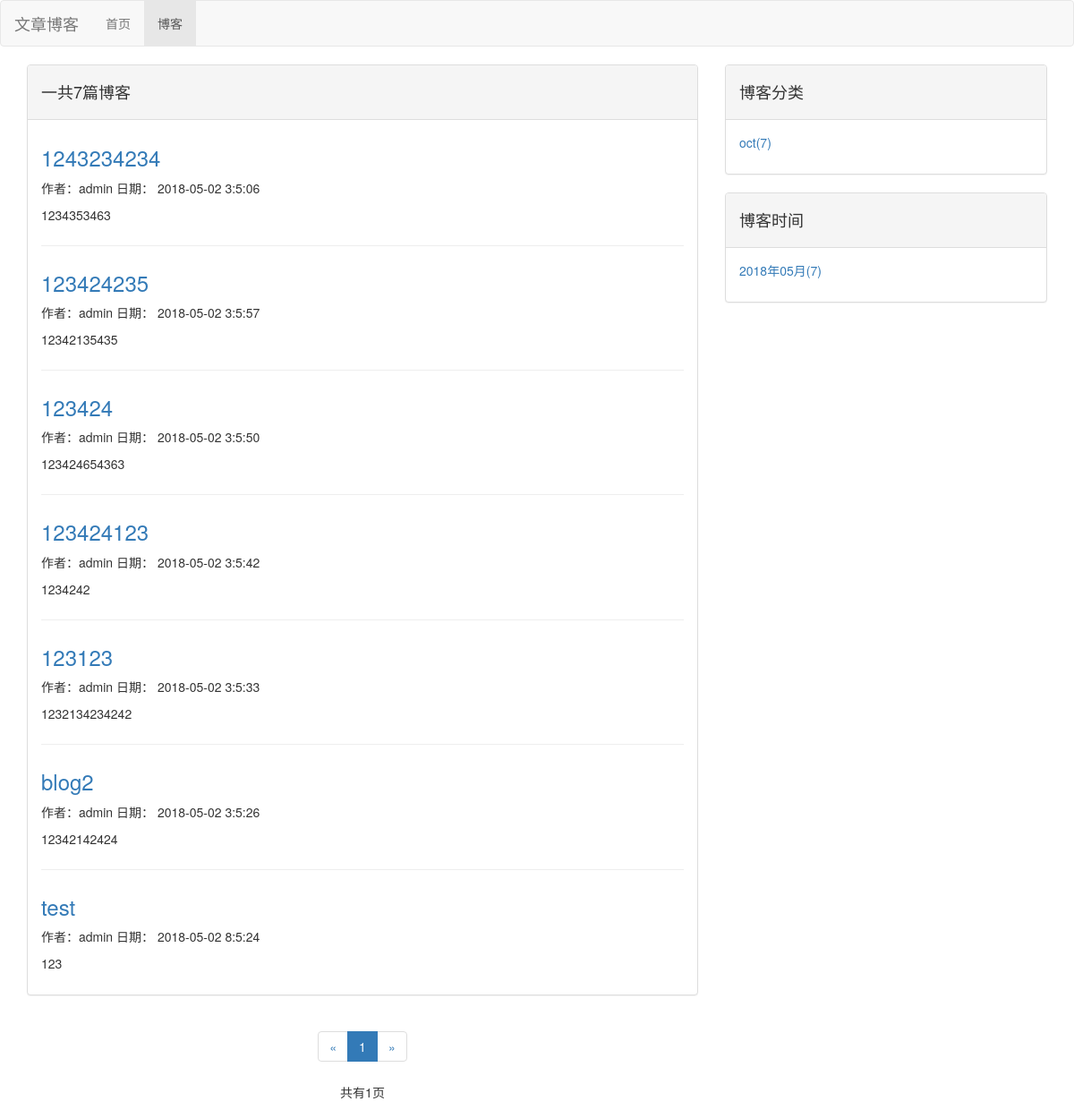
Before: /blog/all with the older database file.
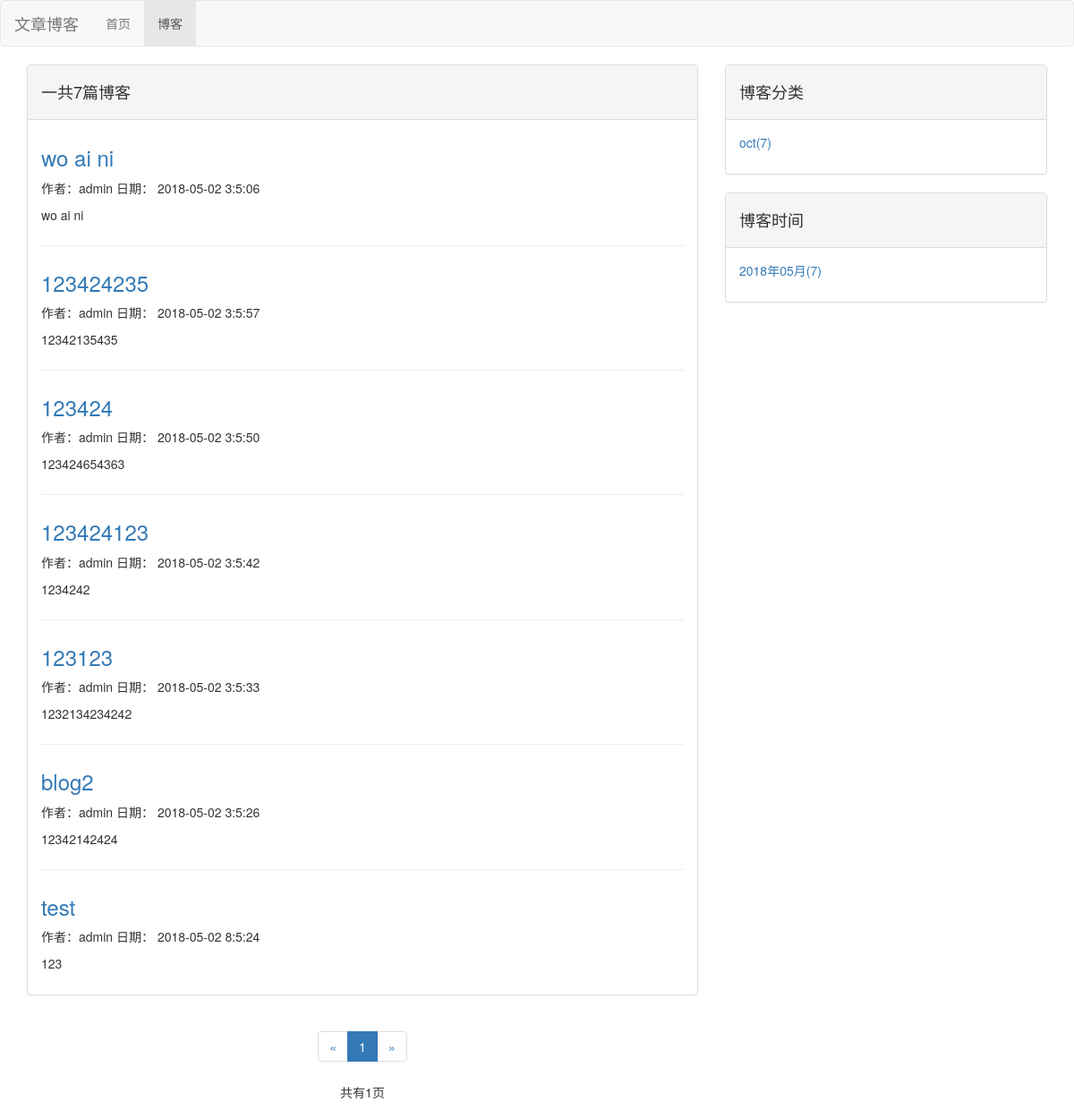
After: the same page with the newer database file.
### blog/models.py (models this page shows, shortened)
class Blog(models.Model,Get_Read_Count_Method):
	title=models.CharField(max_length=50)
	blog_type=models.ForeignKey(BlogType,on_delete=models.CASCADE)
	content=RichTextUploadingField()
	read_details=GenericRelation(Read_Detail)
	author=models.ForeignKey(User,on_delete=models.CASCADE)
	created_time=models.DateTimeField(auto_now_add=True)
	last_updated_time=models.DateTimeField(auto_now_add=True)

### blog/views.py (the view)
# urls.py: path('all',views.blog_list_all,name='blogs_all'),
def blog_list_all(request):
	template=loader.get_template('blog/blogs_all.html')
	blog_list=Blog.objects.order_by('-last_updated_time')
	page_num=request.GET.get('page',1)
	paginator=Paginator(blog_list,10)
	page_of_blogs=paginator.get_page(page_num)#判断页码有效性
	context={
	'blog_list':page_of_blogs,
	}
	current_page_num=page_of_blogs.number
	page_range=list(range(max(current_page_num-2,1),min((current_page_num+2),paginator.num_pages)+1))
	if page_range[0]-1>=2:
		page_range.insert(0,'...')
	if paginator.num_pages-page_range[-1]>=2:
		page_range.append('...')
	if page_range[0]!=1:
		page_range.insert(0,1)
	if page_range[-1]!=paginator.num_pages:
		page_range.append(paginator.num_pages)
	context['blog_types']=BlogType.objects.annotate(blog_count=Count('blog'))
	context['current_page_num']=current_page_num
	context['page_range']=page_range
	blog_dates=Blog.objects.dates('created_time','month',order="DESC")
	blog_dates_dict={}
	for blog_date in blog_dates:
		blog_count=Blog.objects.filter(created_time__year=blog_date.year,
			created_time__month=blog_date.month).count()
		blog_dates_dict[blog_date]=blog_count
	context['blog_dates']=blog_dates_dict
	return HttpResponse(template.render(context,request))

### templates/blog/blogs_all.html
{% extends 'blog_base.html' %}
{% block sum %}一共{{blog_list.paginator.count}}篇博客{% endblock  %}
{% block all_blogs %}
	{% for blog in blog_list.object_list %}
		<div class="blog">
			<a href="{% url 'blog:detail' blog.pk %}">
				<h3>{{blog.title}}</h3>
			</a>
			<p class="information">作者：{{blog.author}} 日期： {{blog.created_time|date:"Y-m-d g:n:s"}} </p>
			<p>{{blog.content|striptags|truncatechars:124}}</p>
		</div>
	{% empty %}
		<div class="blog">
			<p>--暂无博客--</p>
		</div>
	{% endfor %}
{% endblock  %}

Changed rows visible on the page:
changed Blog (number 1 of 7 on the later page): title "1243234234" → "wo ai ni"; content "1234353463" → "wo ai ni"
